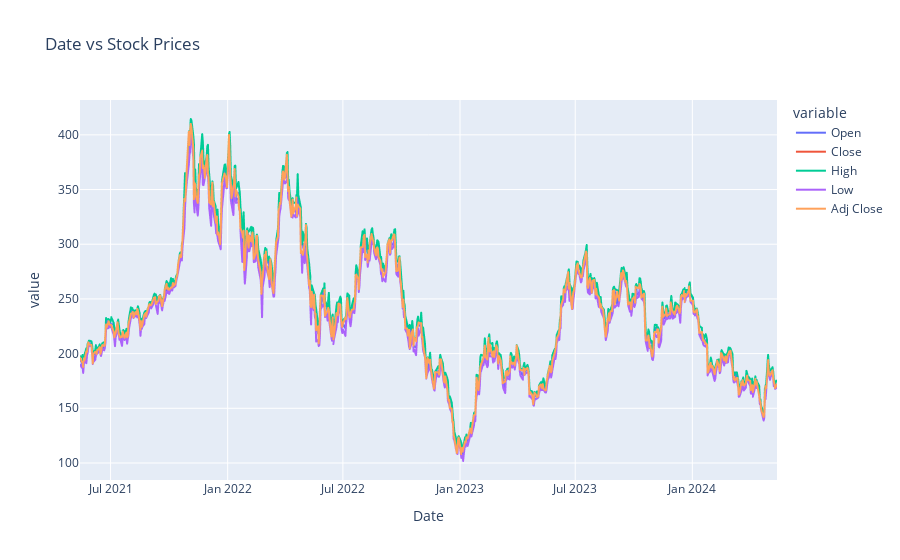

The code cell stored with this chart in its notebook:
### Markdown cell above
#### Closing Price

### Code cell
fig = px.line(df_tsla, y=['Open', 'Close', 'High', 'Low', 'Adj Close'], title = 'Date vs Stock Prices')
fig.show()

### Figure 1 — Plotly figure (JSON) as saved in the notebook; plotly's stock layout.template omitted (floating-point values rounded to 4 significant figures; data arrays with more than 128 entries replaced by an {"elided": "..."} marker saying what was removed)
{"data": [{"hovertemplate": "variable=Open<br>Date=%{x}<br>value=%{y}<extra></extra>", "legendgroup": "Open", "line": {"color": "#636efa", "dash": "solid"}, "marker": {"symbol": "circle"}, "mode": "lines", "name": "Open", "showlegend": true, "type": "scattergl", "x": {"elided": "754 str values"}, "xaxis": "x", "y": {"elided": "754 float values"}, "yaxis": "y"}, {"hovertemplate": "variable=Close<br>Date=%{x}<br>value=%{y}<extra></extra>", "legendgroup": "Close", "line": {"color": "#EF553B", "dash": "solid"}, "marker": {"symbol": "circle"}, "mode": "lines", "name": "Close", "showlegend": true, "type": "scattergl", "x": {"elided": "754 str values"}, "xaxis": "x", "y": {"elided": "754 float values"}, "yaxis": "y"}, {"hovertemplate": "variable=High<br>Date=%{x}<br>value=%{y}<extra></extra>", "legendgroup": "High", "line": {"color": "#00cc96", "dash": "solid"}, "marker": {"symbol": "circle"}, "mode": "lines", "name": "High", "showlegend": true, "type": "scattergl", "x": {"elided": "754 str values"}, "xaxis": "x", "y": {"elided": "754 float values"}, "yaxis": "y"}, {"hovertemplate": "variable=Low<br>Date=%{x}<br>value=%{y}<extra></extra>", "legendgroup": "Low", "line": {"color": "#ab63fa", "dash": "solid"}, "marker": {"symbol": "circle"}, "mode": "lines", "name": "Low", "showlegend": true, "type": "scattergl", "x": {"elided": "754 str values"}, "xaxis": "x", "y": {"elided": "754 float values"}, "yaxis": "y"}, {"hovertemplate": "variable=Adj Close<br>Date=%{x}<br>value=%{y}<extra></extra>", "legendgroup": "Adj Close", "line": {"color": "#FFA15A", "dash": "solid"}, "marker": {"symbol": "circle"}, "mode": "lines", "name": "Adj Close", "showlegend": true, "type": "scattergl", "x": {"elided": "754 str values"}, "xaxis": "x", "y": {"elided": "754 float values"}, "yaxis": "y"}], "layout": {"legend": {"title": {"text": "variable"}, "tracegroupgap": 0}, "title": {"text": "Date vs Stock Prices"}, "xaxis": {"anchor": "y", "domain": [0, 1], "title": {"text": "Date"}}, "yaxis": {"anchor": "x", "domain": [0, 1], "title": {"text": "value"}}}}
